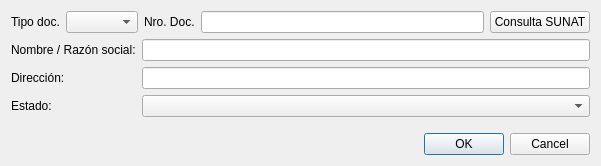
<?xml version="1.0" encoding="UTF-8"?>
<ui version="4.0">
 <class>ClienteDialog</class>
 <widget class="QDialog" name="ClienteDialog">
  <property name="geometry">
   <rect>
    <x>0</x>
    <y>0</y>
    <width>601</width>
    <height>166</height>
   </rect>
  </property>
  <property name="windowTitle">
   <string>Dialog</string>
  </property>
  <layout class="QVBoxLayout" name="verticalLayout">
   <item>
    <layout class="QHBoxLayout" name="horizontalLayout">
     <item>
      <widget class="QLabel" name="label">
       <property name="text">
        <string>Tipo doc.</string>
       </property>
      </widget>
     </item>
     <item>
      <widget class="QComboBox" name="documentoCbo"/>
     </item>
     <item>
      <widget class="QLabel" name="label_2">
       <property name="text">
        <string>Nro. Doc.</string>
       </property>
      </widget>
     </item>
     <item>
      <widget class="QLineEdit" name="documentoTxt"/>
     </item>
     <item>
      <widget class="QPushButton" name="consultaPb">
       <property name="text">
        <string>Consulta SUNAT</string>
       </property>
      </widget>
     </item>
    </layout>
   </item>
   <item>
    <layout class="QFormLayout" name="formLayout">
     <item row="0" column="0">
      <widget class="QLabel" name="label_3">
       <property name="text">
        <string>Nombre / Razón social:</string>
       </property>
      </widget>
     </item>
     <item row="0" column="1">
      <widget class="QLineEdit" name="nombreTxt"/>
     </item>
     <item row="1" column="0">
      <widget class="QLabel" name="label_4">
       <property name="text">
        <string>Dirección:</string>
       </property>
      </widget>
     </item>
     <item row="1" column="1">
      <widget class="QLineEdit" name="direccionTxt"/>
     </item>
     <item row="2" column="0">
      <widget class="QLabel" name="label_5">
       <property name="text">
        <string>Estado:</string>
       </property>
      </widget>
     </item>
     <item row="2" column="1">
      <widget class="QComboBox" name="estadoCbo"/>
     </item>
    </layout>
   </item>
   <item>
    <widget class="QDialogButtonBox" name="buttonBox">
     <property name="orientation">
      <enum>Qt::Orientation::Horizontal</enum>
     </property>
     <property name="standardButtons">
      <set>QDialogButtonBox::StandardButton::Cancel|QDialogButtonBox::StandardButton::Ok</set>
     </property>
    </widget>
   </item>
  </layout>
 </widget>
 <resources/>
 <connections>
  <connection>
   <sender>buttonBox</sender>
   <signal>accepted()</signal>
   <receiver>ClienteDialog</receiver>
   <slot>accept()</slot>
   <hints>
    <hint type="sourcelabel">
     <x>248</x>
     <y>254</y>
    </hint>
    <hint type="destinationlabel">
     <x>157</x>
     <y>274</y>
    </hint>
   </hints>
  </connection>
  <connection>
   <sender>buttonBox</sender>
   <signal>rejected()</signal>
   <receiver>ClienteDialog</receiver>
   <slot>reject()</slot>
   <hints>
    <hint type="sourcelabel">
     <x>316</x>
     <y>260</y>
    </hint>
    <hint type="destinationlabel">
     <x>286</x>
     <y>274</y>
    </hint>
   </hints>
  </connection>
 </connections>
</ui>
